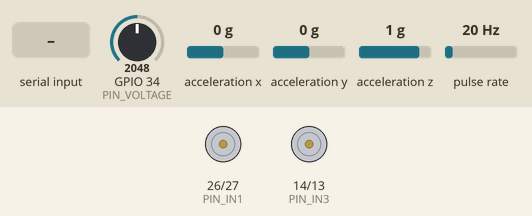
Recording of a sketch running on a simulated ESP32. Shown: motor-driver pin pairs drawn as motors (green arrow = first pin HIGH = forward, orange = second pin HIGH = backward, longer = more drive, scaled by the enable pin). Wiring (inferred from the names in the program): pulse sensor: data GPIO 32; MPU-6050 motion sensor at I2C address 0x68. Inputs (shaded band) come from the test bench; at power-on: GPIO 34 (PIN_VOLTAGE) = 2048, acceleration x 0 g, acceleration y 0 g, acceleration z 1 g, pulse rate 20 Hz (analog values on the 0–4095 scale). What the sketch prints to the serial monitor is not drawn.

Above: at 1.8 s.
1.9 s: "F" received over Serial
At 2.4 s:
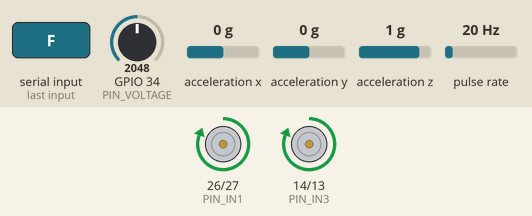
3.4 s: "B" received over Serial
At 4.8 s:
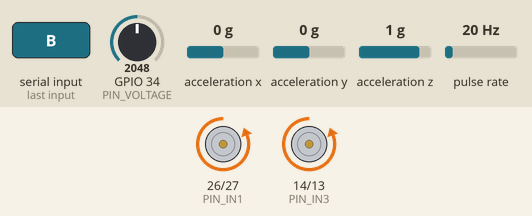
6.9 s: GPIO 34 (PIN_VOLTAGE) set to 259
8.4 s: GPIO 34 (PIN_VOLTAGE) set to 230
Timing chart, 0 to 11.4 s (numbered marks = the images above; inputs shaded):
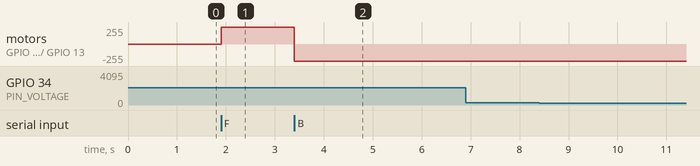

Measured:
- after the input at 1.9 s, motor on GPIO 26 (PIN_IN1) / GPIO 27 (PIN_IN2), motor on GPIO 14 (PIN_IN3) / GPIO 13 (PIN_IN4): stopped → forward 255/255 at once
- after the input at 3.4 s, motor on GPIO 26 (PIN_IN1) / GPIO 27 (PIN_IN2), motor on GPIO 14 (PIN_IN3) / GPIO 13 (PIN_IN4): forward 255/255 → backward 255/255 at once
- after the input at 6.9 s, every drawn part: stays the same
- after the input at 8.4 s, every drawn part: stays the same

The sketch:

DECLIVOLT_ESP32.ino
```cpp
/* ==============================================================================
   DECLIVOLT: Downhill Energy Recovery & Smart Vehicle Control System
   ESP32 Firmware (Arduino IDE Sketch)

   Hardware Integration:
   1. L298N Dual H-Bridge Motor Driver (Drive Motors)
      - ENA: GPIO 25 | IN1: GPIO 26 | IN2: GPIO 27 (Motor 1 - OUT1/OUT2)
      - ENB: GPIO 33 | IN3: GPIO 14 | IN4: GPIO 13 (Motor 2 - OUT3/OUT4)
   2. MPU6050 6-Axis Motion Sensor (Slope & Incline Detection)
      - SDA: GPIO 21 | SCL: GPIO 22 | I2C Address: 0x68
   3. DC Voltage Sensor (Wheel-Connected Generator Motors Recovery)
      - Signal Out: GPIO 34 (ADC1)
   4. LM393 IR Slot Speed Sensor (Wheel Speed / RPM Measurement)
      - VCC: 3.3V | GND: GND | D0: GPIO 32 (Interrupt) | A0: Not connected

   Serial Communication:
   - Baud Rate: 115200 Baud
   - Output: Periodic newline-terminated JSON telemetry packets
   - Input Commands: 'F' (Forward), 'B' (Backward), 'S' (Stop)
   ============================================================================== */

#include <Wire.h>
#include <math.h>

// -----------------------------------------------------------------------------
// 1. PIN CONFIGURATIONS
// -----------------------------------------------------------------------------
// L298N Motor Driver Pins
const int PIN_ENA = 25; // Speed enable for Motor 1
const int PIN_IN1 = 26; // Direction control 1
const int PIN_IN2 = 27; // Direction control 2

const int PIN_ENB = 33; // Speed enable for Motor 2
const int PIN_IN3 = 14; // Direction control 3
const int PIN_IN4 = 13; // Direction control 4

// DC Voltage Sensor (Connected to Generator Motors)
const int PIN_VOLTAGE = 34; // ESP32 ADC1 input (safe 0-3.3V range via divider)

// LM393 IR Slot Speed Sensor Pin (Digital D0 output)
const int PIN_SPEED_SENSOR = 32; // Interrupt-capable digital GPIO

// MPU6050 I2C Configuration
const int PIN_SDA = 21;
const int PIN_SCL = 22;
const uint8_t MPU6050_ADDR = 0x68;

// -----------------------------------------------------------------------------
// 2. SENSOR & RECOVERY CONSTANTS
// -----------------------------------------------------------------------------
// Voltage calculation factor (Configurable for multimeter calibration)
const float VOLTAGE_FACTOR = 7.5f;
const int MIN_ADC_VALUE = 20; // Ignore electrical noise floor when stationary

// Speed sensor disc configuration
const int PULSES_PER_REV = 20; // Number of slots in encoder disc (standard 20-slot disc)
const unsigned long RPM_CALC_INTERVAL_MS = 200; // Recalculate RPM every 200 ms

// Slope detection thresholds (in degrees)
const float SLOPE_THRESHOLD = 3.0f;  // ±3.0 degrees threshold
const float HYSTERESIS_MARGIN = 1.0f; // 1.0 degree hysteresis band to prevent jitter

// Telemetry transmit interval (in milliseconds)
const unsigned long TELEMETRY_INTERVAL_MS = 150;

// -----------------------------------------------------------------------------
// 3. GLOBAL VARIABLES & STATE MACHINE
// -----------------------------------------------------------------------------
enum SlopeStatus {
  SLOPE_FLAT,
  SLOPE_UPHILL,
  SLOPE_DOWNHILL
};

SlopeStatus currentSlopeState = SLOPE_FLAT;

// Calibration offset computed on a flat surface during setup
float pitchOffset = 0.0f;

// Telemetry timer
unsigned long lastTelemetryTime = 0;

// Speed sensor pulse counter & RPM tracking
volatile unsigned long speedPulseCount = 0;
unsigned long lastRpmCalcTime = 0;
float currentWheelRpm = 0.0f;

// Current motor state tracking
char currentMotorState = 'S'; // 'S' = Stop, 'F' = Forward, 'B' = Backward

// -----------------------------------------------------------------------------
// 4. INTERRUPT SERVICE ROUTINE FOR SPEED SENSOR
// -----------------------------------------------------------------------------
void IRAM_ATTR speedPulseISR() {
  speedPulseCount++;
}

// -----------------------------------------------------------------------------
// 5. MOTOR CONTROL FUNCTIONS
// -----------------------------------------------------------------------------
void stopMotors() {
  digitalWrite(PIN_IN1, LOW);
  digitalWrite(PIN_IN2, LOW);
  digitalWrite(PIN_ENA, LOW);

  digitalWrite(PIN_IN3, LOW);
  digitalWrite(PIN_IN4, LOW);
  digitalWrite(PIN_ENB, LOW);

  currentMotorState = 'S';
}

void forwardMotors() {
  // Motor 1 Forward
  digitalWrite(PIN_IN1, HIGH);
  digitalWrite(PIN_IN2, LOW);
  digitalWrite(PIN_ENA, HIGH);

  // Motor 2 Forward
  digitalWrite(PIN_IN3, HIGH);
  digitalWrite(PIN_IN4, LOW);
  digitalWrite(PIN_ENB, HIGH);

  currentMotorState = 'F';
}

void backwardMotors() {
  // Motor 1 Backward
  digitalWrite(PIN_IN1, LOW);
  digitalWrite(PIN_IN2, HIGH);
  digitalWrite(PIN_ENA, HIGH);

  // Motor 2 Backward
  digitalWrite(PIN_IN3, LOW);
  digitalWrite(PIN_IN4, HIGH);
  digitalWrite(PIN_ENB, HIGH);

  currentMotorState = 'B';
}

// -----------------------------------------------------------------------------
// 6. MPU6050 FUNCTIONS
// -----------------------------------------------------------------------------
bool initMPU6050() {
  Wire.begin(PIN_SDA, PIN_SCL, 100000); // 100 kHz I2C clock

  // Test connection and wake up MPU6050 (write 0 to PWR_MGMT_1 register 0x6B)
  Wire.beginTransmission(MPU6050_ADDR);
  Wire.write(0x6B); // PWR_MGMT_1 register
  Wire.write(0x00); // Set to zero (wakes up the MPU-6050)
  byte error = Wire.endTransmission();

  return (error == 0);
}

bool readMPU6050Accel(int16_t &rawX, int16_t &rawY, int16_t &rawZ) {
  Wire.beginTransmission(MPU6050_ADDR);
  Wire.write(0x3B); // Starting register for Accel readings (ACCEL_XOUT_H)
  if (Wire.endTransmission(false) != 0) {
    return false;
  }

  // Request 6 bytes (X_H, X_L, Y_H, Y_L, Z_H, Z_L)
  if (Wire.requestFrom(MPU6050_ADDR, (uint8_t)6) == 6) {
    rawX = (int16_t)((Wire.read() << 8) | Wire.read());
    rawY = (int16_t)((Wire.read() << 8) | Wire.read());
    rawZ = (int16_t)((Wire.read() << 8) | Wire.read());
    return true;
  }
  return false;
}

// Compute raw pitch from accelerometer readings
float calculateRawPitch(float ax, float ay, float az) {
  // Standard accelerometer pitch calculation along the vehicle's travel axis
  // Pitch = atan2(ax, sqrt(ay*ay + az*az)) in degrees
  float denominator = sqrt(ay * ay + az * az);
  if (denominator == 0.0f) {
    return 0.0f;
  }
  return atan2(ax, denominator) * (180.0f / M_PI);
}

// Calibrate flat surface at startup by averaging 60 samples
void calibrateFlatSurface() {
  int validSamples = 0;
  float totalPitch = 0.0f;

  for (int i = 0; i < 60; i++) {
    int16_t rx, ry, rz;
    if (readMPU6050Accel(rx, ry, rz)) {
      float ax = rx / 16384.0f;
      float ay = ry / 16384.0f;
      float az = rz / 16384.0f;
      totalPitch += calculateRawPitch(ax, ay, az);
      validSamples++;
    }
    delay(10);
  }

  if (validSamples > 0) {
    pitchOffset = totalPitch / validSamples;
  } else {
    pitchOffset = 0.0f;
  }
}

// Slope status with hysteresis to prevent oscillation near the threshold
// Slope status mapping:
// Pitch above +3.0 deg = UPHILL
// Pitch below -3.0 deg = DOWNHILL
// Between -3.0 and +3.0 deg = FLAT
void updateSlopeStatus(float correctedPitch) {
  if (currentSlopeState == SLOPE_FLAT) {
    if (correctedPitch > SLOPE_THRESHOLD) {
      currentSlopeState = SLOPE_UPHILL;
    } else if (correctedPitch < -SLOPE_THRESHOLD) {
      currentSlopeState = SLOPE_DOWNHILL;
    }
  } else if (currentSlopeState == SLOPE_UPHILL) {
    // Hysteresis release condition (must return below +2.0 deg)
    if (correctedPitch < (SLOPE_THRESHOLD - HYSTERESIS_MARGIN)) {
      if (correctedPitch < -SLOPE_THRESHOLD) {
        currentSlopeState = SLOPE_DOWNHILL;
      } else {
        currentSlopeState = SLOPE_FLAT;
      }
    }
  } else if (currentSlopeState == SLOPE_DOWNHILL) {
    // Hysteresis release condition (must return above -2.0 deg)
    if (correctedPitch > (-SLOPE_THRESHOLD + HYSTERESIS_MARGIN)) {
      if (correctedPitch > SLOPE_THRESHOLD) {
        currentSlopeState = SLOPE_UPHILL;
      } else {
        currentSlopeState = SLOPE_FLAT;
      }
    }
  }
}

const char* getSlopeStatusString() {
  switch (currentSlopeState) {
    case SLOPE_UPHILL:   return "UPHILL";
    case SLOPE_DOWNHILL: return "DOWNHILL";
    case SLOPE_FLAT:
    default:             return "FLAT";
  }
}

// -----------------------------------------------------------------------------
// 7. VOLTAGE MEASUREMENT & CHARGING LOGIC
// -----------------------------------------------------------------------------
float measureGeneratedVoltage(int &adcRaw) {
  adcRaw = analogRead(PIN_VOLTAGE);
  float voltage = 0.0f;

  // Preserve tested logic:
  // Discard electrical noise when generator motors are stationary
  if (adcRaw > MIN_ADC_VALUE) {
    float adcVoltage = adcRaw * (3.3f / 4095.0f);
    voltage = adcVoltage * VOLTAGE_FACTOR;
  }

  return voltage;
}

const char* getChargingStatus(float voltage) {
  if (voltage > 1.5f) {
    return "FAST CHARGING";
  } else if (voltage > 0.1f) {
    return "CHARGING";
  } else {
    return "IDLE";
  }
}

// -----------------------------------------------------------------------------
// 8. WHEEL RPM CALCULATION
// -----------------------------------------------------------------------------
void updateWheelRpm(unsigned long currentMillis) {
  unsigned long timeDelta = currentMillis - lastRpmCalcTime;
  if (timeDelta >= RPM_CALC_INTERVAL_MS) {
    noInterrupts();
    unsigned long pulses = speedPulseCount;
    speedPulseCount = 0;
    interrupts();

    // RPM = (pulses / PULSES_PER_REV) * (60000.0 / timeDelta)
    currentWheelRpm = ((float)pulses * 60000.0f) / ((float)PULSES_PER_REV * (float)timeDelta);
    lastRpmCalcTime = currentMillis;
  }
}

// -----------------------------------------------------------------------------
// 9. SERIAL COMMAND HANDLING
// -----------------------------------------------------------------------------
void handleSerialCommands() {
  while (Serial.available() > 0) {
    char cmd = Serial.read();

    // Process single-character motor commands
    if (cmd == 'F' || cmd == 'f') {
      forwardMotors();
    } else if (cmd == 'B' || cmd == 'b') {
      backwardMotors();
    } else if (cmd == 'S' || cmd == 's') {
      stopMotors();
    }
  }
}

// -----------------------------------------------------------------------------
// 10. SETUP & INITIALIZATION
// -----------------------------------------------------------------------------
void setup() {
  // Initialize Serial interface
  Serial.begin(115200);

  // Configure L298N Motor Driver Pins
  pinMode(PIN_ENA, OUTPUT);
  pinMode(PIN_IN1, OUTPUT);
  pinMode(PIN_IN2, OUTPUT);

  pinMode(PIN_ENB, OUTPUT);
  pinMode(PIN_IN3, OUTPUT);
  pinMode(PIN_IN4, OUTPUT);

  // Safe default: ensure motors are completely stopped on boot
  stopMotors();

  // Configure Voltage Sensor ADC pin
  pinMode(PIN_VOLTAGE, INPUT);
  // ESP32 ADC configuration: 12-bit resolution (0-4095), 11dB attenuation (up to ~3.3V)
  analogReadResolution(12);
  analogSetAttenuation(ADC_11db);

  // Configure LM393 Speed Sensor (Digital Pin D0) with Interrupt
  pinMode(PIN_SPEED_SENSOR, INPUT_PULLUP);
  attachInterrupt(digitalPinToInterrupt(PIN_SPEED_SENSOR), speedPulseISR, FALLING);

  // Initialize MPU6050
  initMPU6050();

  // Perform flat-surface calibration
  calibrateFlatSurface();

  lastRpmCalcTime = millis();
}

// -----------------------------------------------------------------------------
// 11. MAIN LOOP
// -----------------------------------------------------------------------------
void loop() {
  // Non-blocking serial command reception for low-latency motor control
  handleSerialCommands();

  unsigned long currentMillis = millis();

  // Calculate Wheel RPM continuously based on interrupt pulse accumulation
  updateWheelRpm(currentMillis);

  // Periodic sensor telemetry broadcast
  if (currentMillis - lastTelemetryTime >= TELEMETRY_INTERVAL_MS) {
    lastTelemetryTime = currentMillis;

    // 1. Measure Generated Voltage
    int adcValue = 0;
    float voltage = measureGeneratedVoltage(adcValue);
    const char* chargingStatus = getChargingStatus(voltage);

    // 2. Read MPU6050 Accelerometer
    int16_t rawX = 0, rawY = 0, rawZ = 0;
    readMPU6050Accel(rawX, rawY, rawZ);

    // Convert raw reading to g (±2g range => 16384 LSB/g)
    float ax_g = (float)rawX / 16384.0f;
    float ay_g = (float)rawY / 16384.0f;
    float az_g = (float)rawZ / 16384.0f;

    // Calculate pitch and apply flat-surface calibration offset
    float rawPitch = calculateRawPitch(ax_g, ay_g, az_g);
    float correctedPitch = rawPitch - pitchOffset;

    // Update slope state with hysteresis
    updateSlopeStatus(correctedPitch);
    const char* slopeStr = getSlopeStatusString();

    // 3. Construct and Transmit JSON Telemetry Packet
    // Format:
    // {
    //   "voltage": 2.45,
    //   "pitch": 4.2,
    //   "slope": "DOWNHILL",
    //   "x": 0.12,
    //   "y": 0.08,
    //   "z": 0.98,
    //   "adc": 400,
    //   "charging": "FAST CHARGING",
    //   "rpm": 145.0
    // }
    Serial.print("{\"voltage\":");
    Serial.print(voltage, 2);
    Serial.print(",\"pitch\":");
    Serial.print(correctedPitch, 1);
    Serial.print(",\"slope\":\"");
    Serial.print(slopeStr);
    Serial.print("\",\"x\":");
    Serial.print(ax_g, 2);
    Serial.print(",\"y\":");
    Serial.print(ay_g, 2);
    Serial.print(",\"z\":");
    Serial.print(az_g, 2);
    Serial.print(",\"adc\":");
    Serial.print(adcValue);
    Serial.print(",\"charging\":\"");
    Serial.print(chargingStatus);
    Serial.print("\",\"rpm\":");
    Serial.print(currentWheelRpm, 1);
    Serial.println("}");
  }
}
```
